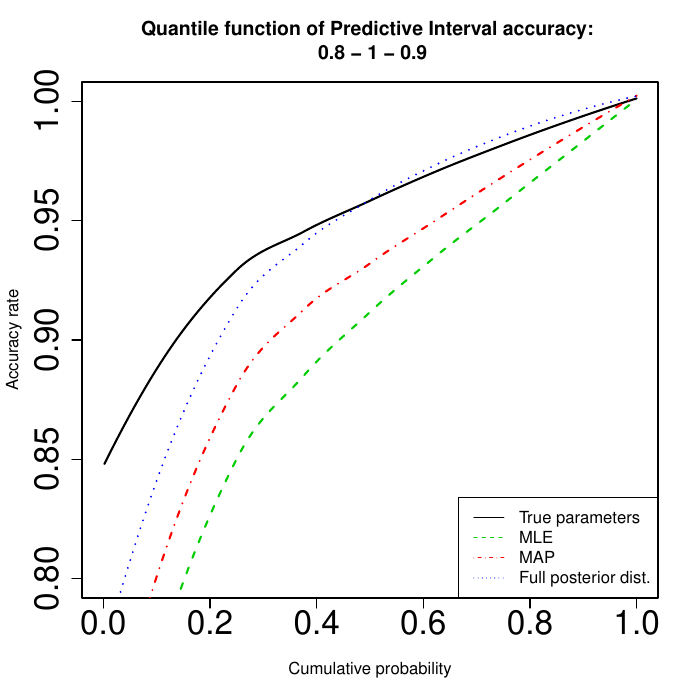

The R source for this figure:
LONGUEUR_CORRELATION <- scan("../longueur_correlation_vraie.txt")

NOM_VRAI <- "True parameters"
NOM_MLE <- "MLE"
NOM_MAP <- "MAP"
NOM_BAYESIEN <- "Full posterior dist."
NOM_BARYESIEN_APPROX <- NULL
TITRE_GRAPHE <- paste("Quantile function of Predictive Interval accuracy:", "\n", LONGUEUR_CORRELATION[1], "-", LONGUEUR_CORRELATION[2], "-", LONGUEUR_CORRELATION[3])
LEGENDE_ABSCISSES <- "Cumulative probability"
LEGENDE_ORDONNEES <- "Accuracy rate"

Frequences_appartient_intervalle_pari <- read.table("matrice_frequences_appartient_intervalle_pari.txt", as.is = TRUE)
    
Frequences_appartient_intervalle_pari_VRAI <- sort(Frequences_appartient_intervalle_pari[,1],decreasing=FALSE)
Frequences_appartient_intervalle_pari_MLE <- sort(Frequences_appartient_intervalle_pari[,2],decreasing=FALSE)
Frequences_appartient_intervalle_pari_MAP <- sort(Frequences_appartient_intervalle_pari[,3],decreasing=FALSE)
Frequences_appartient_intervalle_pari_BAYES <- sort(Frequences_appartient_intervalle_pari[,4],decreasing=FALSE)

print(c(mean(Frequences_appartient_intervalle_pari_VRAI),mean(Frequences_appartient_intervalle_pari_MLE),mean(Frequences_appartient_intervalle_pari_MAP), mean(Frequences_appartient_intervalle_pari_BAYES)))

##Creation du plot : fonction de répartition du taux d'appartenance (pour une réalisation donnée du processus) à l'intervalle de pari pour chaque méthode

library(vioplot)
par(cex.axis=2) # is for x-axis
vioplot(Frequences_appartient_intervalle_pari_VRAI, Frequences_appartient_intervalle_pari_MLE, Frequences_appartient_intervalle_pari_MAP,Frequences_appartient_intervalle_pari_BAYES,  names=c("True", "MLE", "MAP", "GRPD"),col="gold", h=0.03)

dev.copy(pdf,"Violon_appartient_intervalle_pari.pdf")
dev.off()
 
plot(x=c(0,1),y=c(0.8,1), type="n", main=TITRE_GRAPHE, xlab=LEGENDE_ABSCISSES, ylab=LEGENDE_ORDONNEES)
abscisses <- 1/nrow(Frequences_appartient_intervalle_pari) * 1:nrow(Frequences_appartient_intervalle_pari)
#smooth <- loess( Frequences_appartient_intervalle_pari_VRAI ~ abscisses)
lines(abscisses,predict(loess(Frequences_appartient_intervalle_pari_VRAI ~ abscisses)), lwd=2)
    lines(abscisses, predict(loess(Frequences_appartient_intervalle_pari_MLE ~ abscisses)) ,col=3, lwd=2, lty=2)
    lines(abscisses, predict(loess(Frequences_appartient_intervalle_pari_MAP ~ abscisses)) ,col=2, lwd=2, lty=4)
    lines(abscisses, predict(loess(Frequences_appartient_intervalle_pari_BAYES ~ abscisses)), col=4, lwd=2, lty=3)
    #lines(abscisses, Frequences_appartient_intervalle_pari_BAYES_APPROX, col=4, lty=3, lwd=1)
legende <- c(NOM_VRAI,NOM_MLE,NOM_MAP,NOM_BAYESIEN)
lwd <- c(2,2,2,2)
lty <- c(1,2,4,3)
col <- c(1,3,2,4)
legend("bottomright", legende, lty=lty, col=col)
dev.copy(pdf,"Quantile_appartient_intervalle_pari.pdf")
dev.off()






